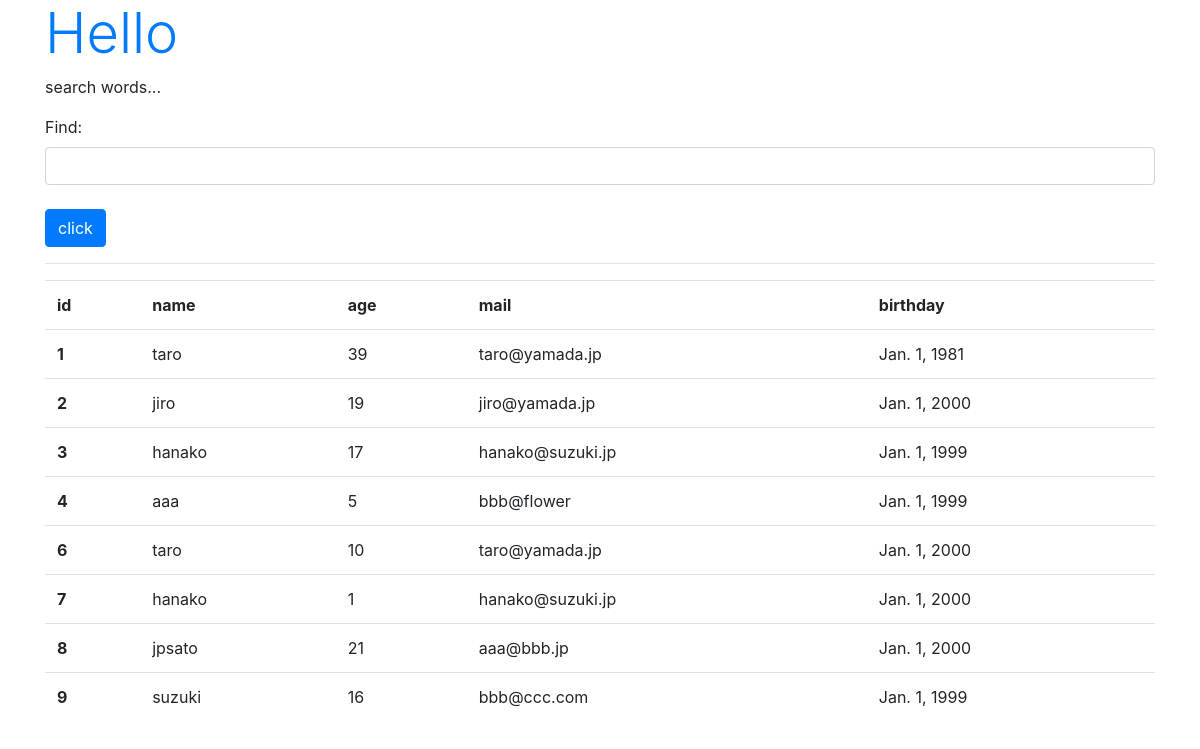
/hello/find, run on the app's committed database.
### hello/models.py (models this page shows)
class Friend(models.Model):
    name = models.CharField(max_length=100)
    mail = models.EmailField(max_length=200)
    gender = models.BooleanField()
    age = models.IntegerField(default=0)
    birthday = models.DateField()
    def __str__(self):
        return '<Friend:id=' + str(self.id) + ', ' + \
            self.name + '(' + str(self.age) + ')>'

### hello/views.py (the view)
# urls.py: path('find', views.find, name='find'),
def find(request):
    if(request.method == 'POST'):
        msg = request.POST['find']
        form = FindForm(request.POST)
        sql = 'select * from hello_friend'
        if(msg != ''):
            sql += ' where ' + msg
        data = Friend.objects.raw(sql)
        msg = sql
    else:
        msg = 'search words...'
        form = FindForm()
        data = Friend.objects.all()
    params = {
        'title': 'Hello',
        'message': msg,
        'form':form,
        'data':data
    }
    return render(request, 'hello/find.html', params)

### hello/forms.py
class FindForm(forms.Form):
    find = forms.CharField(label='Find', required=False, \
        widget=forms.TextInput(attrs={'class':'form-control'}))

### hello/templates/hello/find.html (shortened to what this page needs)
{% load static %}
<!doctype html>
<html lang="ja">
<head>
    <link rel="stylesheet"
    href="https://stackpath.bootstrapcdn.com/bootstrap/4.3.1/css/bootstrap.min.css"
>
</head>
<body class="container">
    <h1 class="display-4 text-primary">
        {{title}}</h1>
    <p>{{message|safe}}</p>
    <form action="{% url 'find' %}" method="POST">
        {{ form.as_p}}
        <tr>
            <td>
                <input type="submit" value="click"
                    class="btn btn-primary mt-2">
            </td>
        </tr>
    </form>
    <hr>
    <table class="table">
        <tr>
            <th>id</th>
            <th>name</th>
            <th>age</th>
            <th>mail</th>
            <th>birthday</th>
        </tr>
    {% for item in data %}
        <tr>
            <th>{{item.id}}</th>
            <td>{{item.name}}</td>
            <td>{{item.age}}</td>
            <td>{{item.mail}}</td>
            <td>{{item.birthday}}</td>
        </tr>
    {% endfor %}
    </table>
</body>
</html>

### data on the page
Friend: id "1", name "taro", age "39", mail "taro@yamada.jp", birthday "Jan. 1, 1981"
Friend: id "2", name "jiro", age "19", mail "jiro@yamada.jp", birthday "Jan. 1, 2000"
Friend: id "3", name "hanako", age "17", mail "hanako@suzuki.jp", birthday "Jan. 1, 1999"
Friend: id "4", name "aaa", age "5", mail "bbb@flower", birthday "Jan. 1, 1999"
Friend: id "6", name "taro", age "10", mail "taro@yamada.jp", birthday "Jan. 1, 2000"
Friend: id "7", name "hanako", age "1", mail "hanako@suzuki.jp", birthday "Jan. 1, 2000"
Friend: id "8", name "jpsato", age "21", mail "aaa@bbb.jp", birthday "Jan. 1, 2000"
Friend: id "9", name "suzuki", age "16", mail "bbb@ccc.com", birthday "Jan. 1, 1999"

### other printed values
{{ title }} "Hello"
{{ message|safe }} "search words..."
